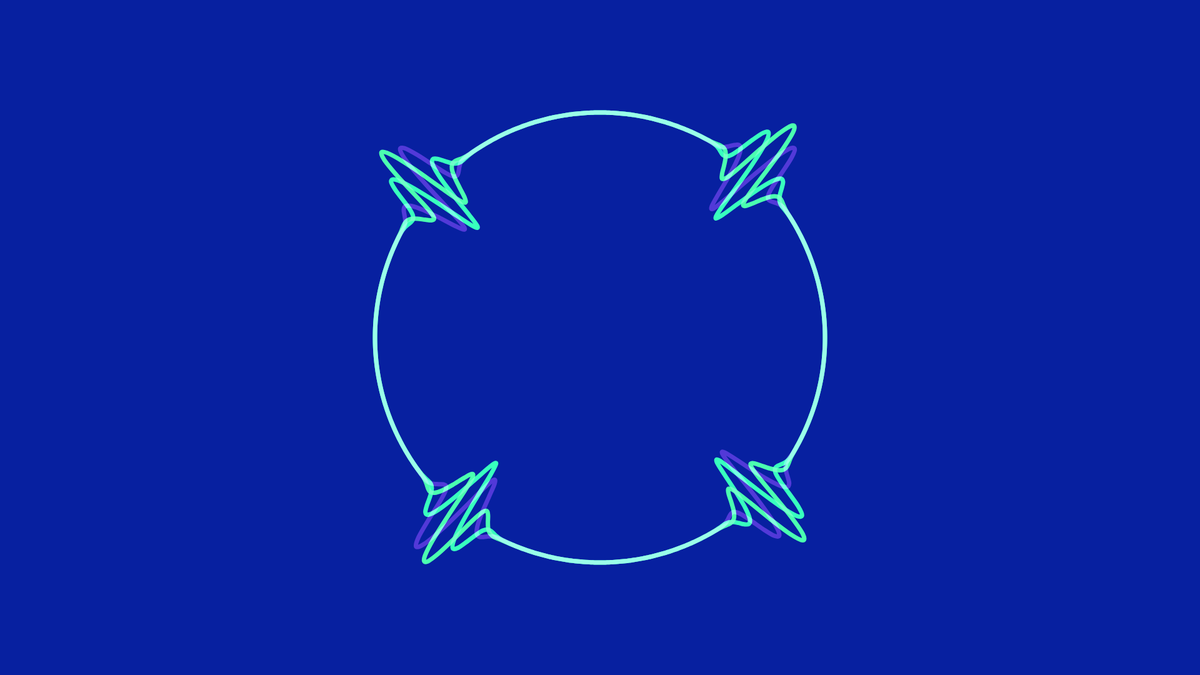
Frame 1 (no input)
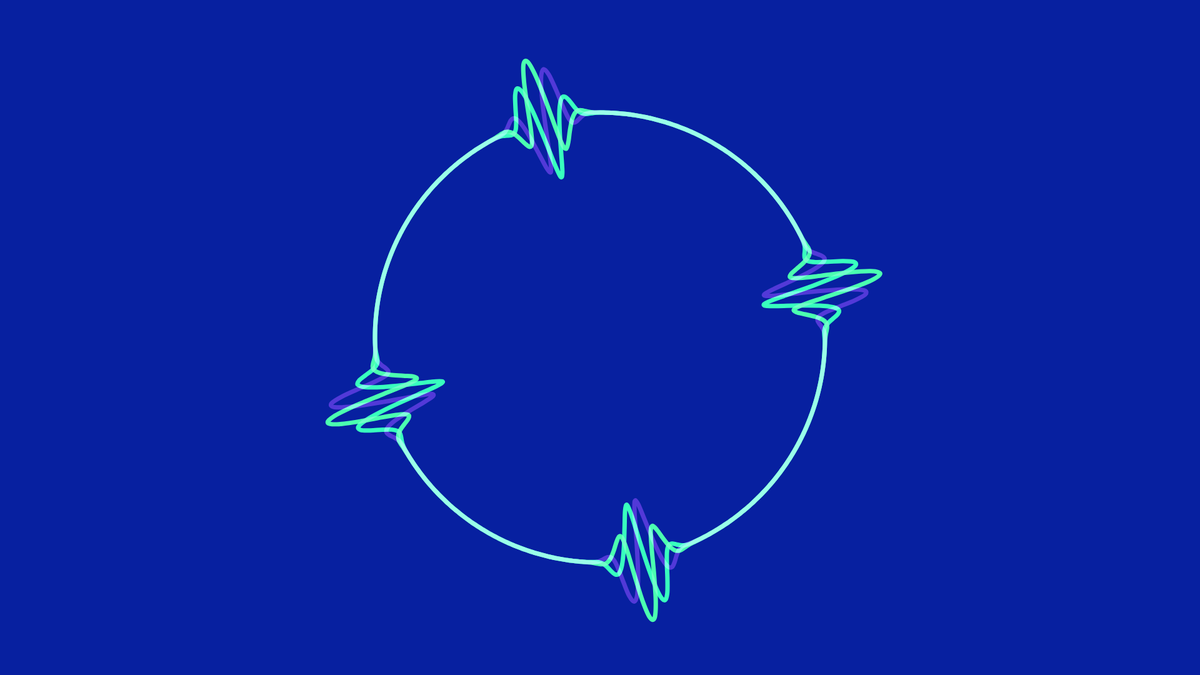
Frame 60 (no input)
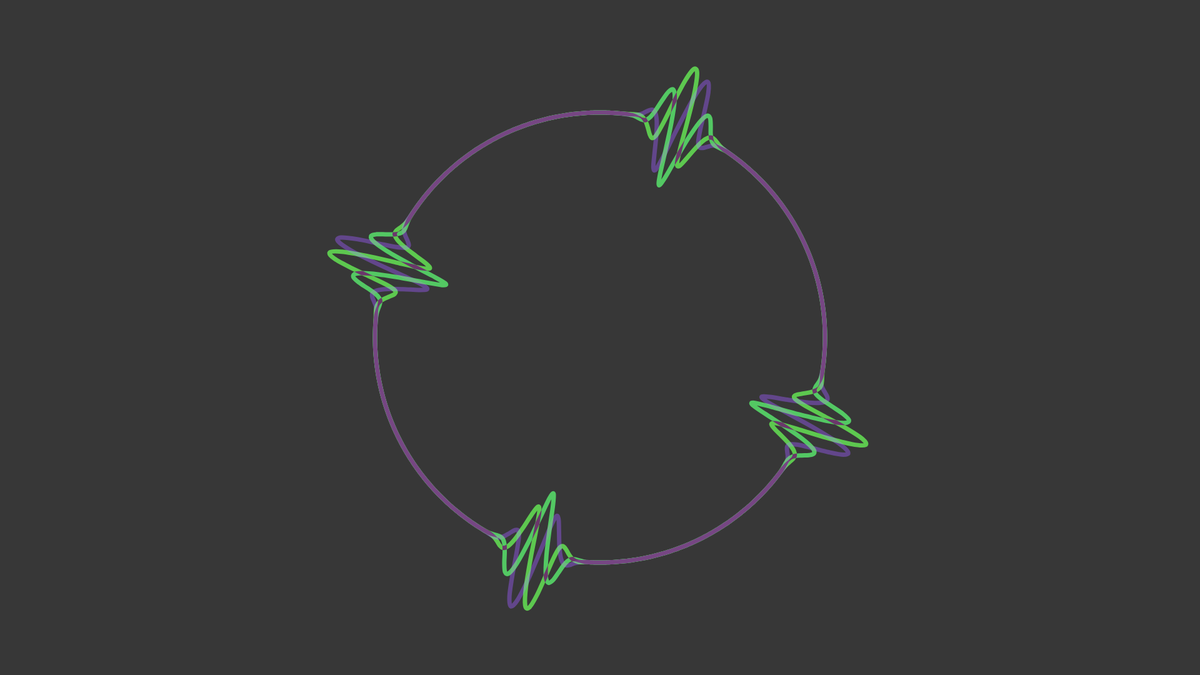
Frame 120 (the mouse pressed at the canvas centre since frame 60)

The p5.js sketch that drew these frames (run headless with seeded random() and noise() and a simulated clock; from frame 60 on, the mouse is pressed at the canvas centre):

// p5.js sketch
// ── sketch.js


var colors;
var type;
var r;
var numberOfWaves, waveCorrectionValue;

function setup() {
    createCanvas(1920, 1080);
  
    colors = [
      color(50, 490, 80),
      color(70, 340, 44),
      color(77, 29, 150)
    
    ];
  
    type = 0;
    
    r = height/3;
    numberOfWaves = 2;
    waveCorrectionValue = 0.001;
}

function draw() {
    blendMode(BLEND);
    if(type == 0) {
        background(7,32, 160);
        blendMode(SCREEN);

    } else {
        background(55);
        blendMode(EXCLUSION);
    }
    noFill();
    strokeWeight(7);
    
    translate(width/2, height/2);
    
    for(var i = 0; i < 3; i++){
        stroke(colors[i]);
        beginShape();
        for(var w = -20; w < width + 20; w +=5){
            var r2 = 100 * sin(w * 0.1 + i * TWO_PI / 3) * pow(abs(sin(w * PI * waveCorrectionValue * numberOfWaves + frameCount * 0.02)), 50);
            
            var cX = sin(w * TWO_PI / (width+40)) * (r + r2);
            var cY = cos(w * TWO_PI / (width+40)) * (r + r2);
            curveVertex(cX, cY);
        }
        endShape(CLOSE);
    }
}
    
    
function mousePressed() {
    if(type == 0) {
        type = 1;
    } else {
        type = 0;
    }
}
